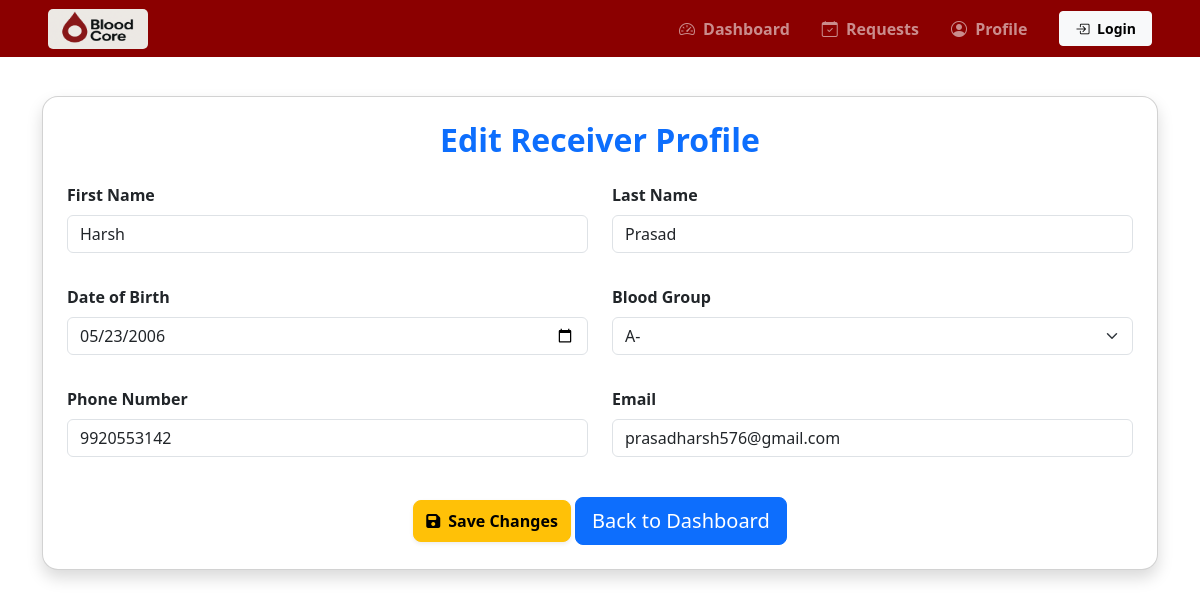
The page /edit-receiver-profile/5 on the database its author committed.
### app1/models.py (models this page shows, shortened)
class Receiver(models.Model):
    user = models.OneToOneField(CustomUser, on_delete=models.CASCADE, related_name='receiver_profile')
    dob = models.DateField(null=True)
    bloodgroup = models.CharField(max_length=3,choices = blood_choice,null=True)
    created_at = models.DateTimeField(auto_now_add=True)
    updated_at = models.DateTimeField(auto_now=True)

class CustomUser(AbstractUser):
    is_donor = models.BooleanField(default=False)
    is_receiver = models.BooleanField(default=False)
    is_bloodbank = models.BooleanField(default=False)
    contact = models.CharField(max_length=10,validators=[RegexValidator(regex=r'^\d{10}$',message = "Contact number must be 10 digits")])
    email = models.EmailField(unique=True)

### app1/views.py (the view, shortened to what this page needs)
# urls.py: path('edit-receiver-profile/<int:id>',views.edit_receiver_profile,name='edit-receiver-profile'),
def edit_receiver_profile(request, id):
    receiver = Receiver.objects.get(id=id)
    user = receiver.user
    context = {
        'receiver': receiver,
    }
    return render(request, 'edit_receiver_profile.html', context)

### templates/edit_receiver_profile.html (shortened to what this page needs)
{% extends "receiver_dashboard.html" %}
{% block content %}
<div class="container mt-5 pt-5">
    <div class="card shadow p-4 rounded-4">
        <h2 class="text-center mb-4 text-primary fw-bold">Edit Receiver Profile</h2>
        <form method="POST">
            <div class="row mb-3">
                <div class="col-md-6 mb-3">
                    <label class="form-label fw-semibold">First Name</label>
                    <input type="text" class="form-control" name="first_name" value="{{ receiver.user.first_name }}"
                        required>
                </div>
                <div class="col-md-6 mb-3">
                    <label class="form-label fw-semibold">Last Name</label>
                    <input type="text" class="form-control" name="last_name" value="{{ receiver.user.last_name }}"
                        required>
                </div>
            </div>
            <div class="row mb-3">
                <div class="col-md-6 mb-3">
                    <label class="form-label fw-semibold">Date of Birth</label>
                    <input type="date" class="form-control" name="dob" value="{{ receiver.dob|date:'Y-m-d' }}"
                        required>
                </div>
                <div class="col-md-6 mb-3">
                    <label class="form-label fw-semibold">Blood Group</label>
                    <select name="bloodgroup" class="form-select" required>
                        <option value="a-" {% if receiver.bloodgroup == 'a-' %}selected{% endif %}>A-</option>
                    </select>
                </div>
            </div>
            <div class="row mb-3">
                <div class="col-md-6 mb-3">
                    <label class="form-label fw-semibold">Phone Number</label>
                    <input type="text" class="form-control" name="contact" value="{{ receiver.user.contact }}"
                        required>
                </div>
                <div class="col-md-6 mb-3">
                    <label class="form-label fw-semibold">Email</label>
                    <input type="text" class="form-control" name="email" value="{{ receiver.user.email }}" readonly>
                </div>
            </div>
            <div class="text-center mt-4">
                <button type="submit" class="btn btn-warning py-2 fw-semibold rounded-3 shadow-sm">
                    <i class="fas fa-save me-2"></i>Save Changes
                </button>
                <a href="{% url 'receiver-dashboard' %}" class="btn btn-primary btn-lg px-3 rounded-3">Back to
                    Dashboard</a>
            </div>
        </form>
    </div>
</div>
{% endblock %}

### rows shown on the page
Receiver: first_name "Harsh", last_name "Prasad", dob "05/23/2006", bloodgroup "A-", contact "9920553142", email "prasadharsh576@gmail.com"
